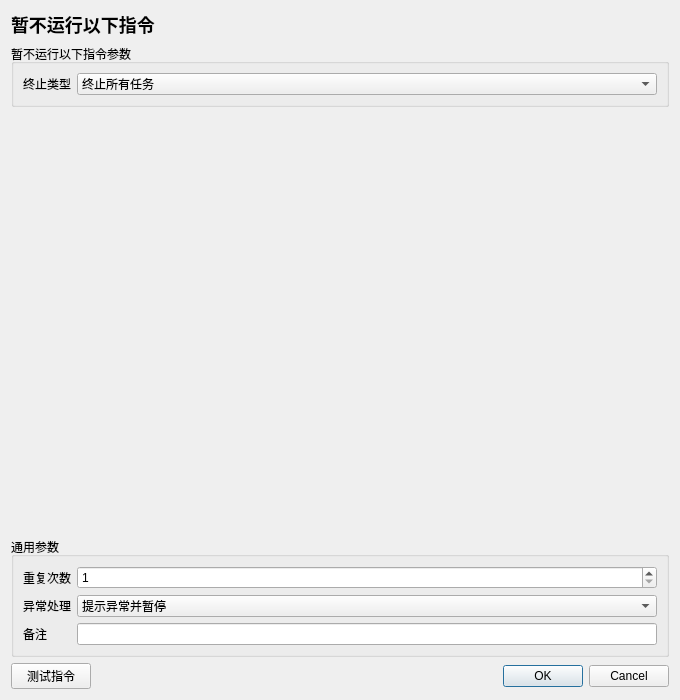
<?xml version="1.0" encoding="UTF-8"?>
<ui version="4.0"><class>InstructionEditor</class><widget class="QDialog" name="InstructionEditor">
<property name="geometry"><rect><x>0</x><y>0</y><width>680</width><height>700</height></rect></property><property name="minimumSize"><size><width>560</width><height>480</height></size></property><property name="windowTitle"><string>暂不运行以下指令</string></property>
<layout class="QVBoxLayout" name="rootLayout">
<item><widget class="QLabel" name="titleLabel"><property name="text"><string>暂不运行以下指令</string></property><property name="styleSheet"><string>font-size: 18px; font-weight: 600;</string></property></widget></item>
<item><widget class="QGroupBox" name="parameterGroupBox"><property name="title"><string>暂不运行以下指令参数</string></property><layout class="QFormLayout" name="parameterFormLayout"><item row="0" column="0"><widget class="QLabel" name="parameterLabel_0"><property name="text"><string>终止类型</string></property></widget></item><item row="0" column="1"><widget class="QComboBox" name="parameter_0"><item><property name="text"><string>终止所有任务</string></property></item><property name="currentIndex"><number>0</number></property></widget></item></layout></widget></item>
<item><spacer name="verticalSpacer"><property name="orientation"><enum>Qt::Vertical</enum></property><property name="sizeHint" stdset="0"><size><width>20</width><height>20</height></size></property></spacer></item>
<item><widget class="QGroupBox" name="commonGroupBox"><property name="title"><string>通用参数</string></property><layout class="QFormLayout" name="commonFormLayout">
<item row="0" column="0"><widget class="QLabel" name="repeatLabel"><property name="text"><string>重复次数</string></property></widget></item><item row="0" column="1"><widget class="QSpinBox" name="repeatSpinBox"><property name="minimum"><number>1</number></property><property name="maximum"><number>999999</number></property><property name="value"><number>1</number></property></widget></item>
<item row="1" column="0"><widget class="QLabel" name="errorPolicyLabel"><property name="text"><string>异常处理</string></property></widget></item><item row="1" column="1"><widget class="QComboBox" name="errorPolicyComboBox"><item><property name="text"><string>自动跳过</string></property></item><item><property name="text"><string>提示异常并暂停</string></property></item><item><property name="text"><string>提示异常并停止</string></property></item><property name="currentIndex"><number>1</number></property></widget></item>
<item row="2" column="0"><widget class="QLabel" name="noteLabel"><property name="text"><string>备注</string></property></widget></item><item row="2" column="1"><widget class="QLineEdit" name="noteEdit"/></item>
</layout></widget></item>
<item><layout class="QHBoxLayout" name="footerLayout"><item><widget class="QPushButton" name="testButton"><property name="text"><string>测试指令</string></property></widget></item><item><spacer name="footerSpacer"><property name="orientation"><enum>Qt::Horizontal</enum></property><property name="sizeHint" stdset="0"><size><width>40</width><height>20</height></size></property></spacer></item><item><widget class="QDialogButtonBox" name="buttonBox"><property name="standardButtons"><set>QDialogButtonBox::Cancel|QDialogButtonBox::Ok</set></property></widget></item></layout></item>
</layout></widget><resources/><connections/></ui>
